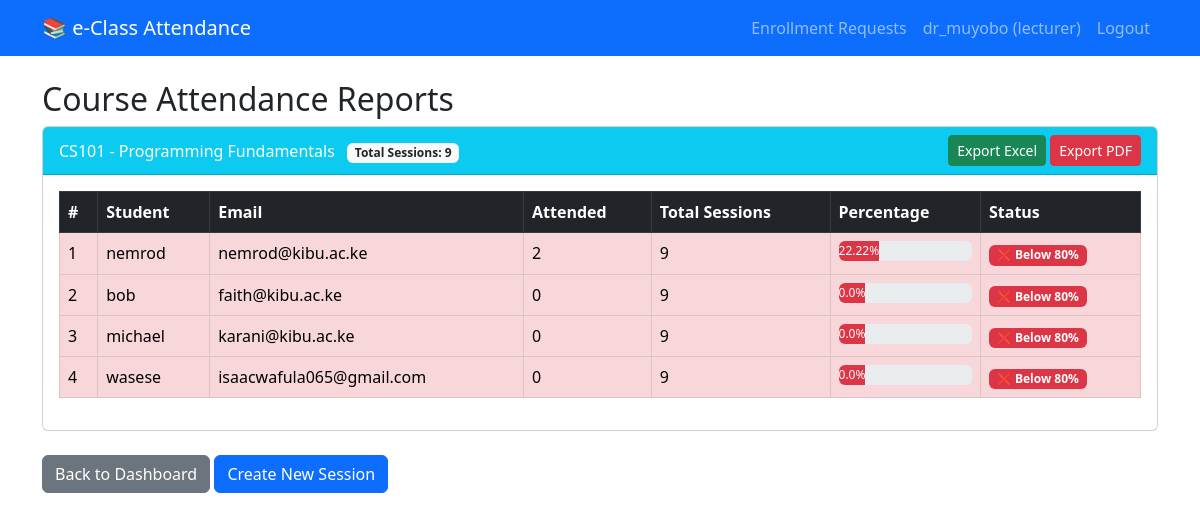
Screenshot of /lecturer/reports/ (signed in) with the database file from the repository.
### attendance/models.py (models this page shows, shortened)
class User(AbstractUser):
    ROLE_CHOICES = (
        ('student', 'Student'),
        ('lecturer', 'Lecturer'),
        ('admin', 'Faculty Admin'),
    )
    role = models.CharField(max_length=20, choices=ROLE_CHOICES, default='student')
    phone = models.CharField(max_length=15, blank=True)
    email = models.EmailField(blank=True, null=True)

class Course(models.Model):
    code = models.CharField(max_length=20, unique=True)
    name = models.CharField(max_length=100)
    lecturer = models.ForeignKey(User, on_delete=models.SET_NULL, null=True, limit_choices_to={'role': 'lecturer'})
    students = models.ManyToManyField(User, related_name='courses', limit_choices_to={'role': 'student'})
    enrollment_open = models.BooleanField(default=True)
    auto_approve = models.BooleanField(default=False)
    description = models.TextField(blank=True)
    capacity = models.PositiveIntegerField(default=0)
    prerequisites = models.ManyToManyField('self', symmetrical=False, blank=True)

### attendance/views.py (the view)
# urls.py: path('lecturer/reports/', views.lecturer_reports, name='lecturer_reports'),
@login_required
def lecturer_reports(request):
    if request.user.role != 'lecturer':
        return redirect('dashboard')
    courses = Course.objects.filter(lecturer=request.user)
    report = []
    for course in courses:
        sessions = AttendanceSession.objects.filter(course=course)
        total = sessions.count()
        students_data = []
        for student in course.students.all():
            attended = AttendanceRecord.objects.filter(session__course=course, student=student).count()
            percent = (attended / total * 100) if total else 0
            students_data.append({
                'student': student,
                'attended': attended,
                'percent': round(percent, 2),
                'compliant': percent >= 80,
            })
        report.append({'course': course, 'total_sessions': total, 'students': students_data})
    return render(request, 'attendance/lecturer_reports.html', {'report': report})

### attendance/templates/attendance/lecturer_reports.html (shortened to what this page needs)
{% extends 'base.html' %}
{% block content %}
<h2> Course Attendance Reports</h2>
{% for c in report %}
<div class="card mb-4">
    <div class="card-header bg-info text-white d-flex justify-content-between align-items-center">
        <div>
             {{ c.course.code }} - {{ c.course.name }}
            <span class="badge bg-light text-dark ms-2">Total Sessions: {{ c.total_sessions }}</span>
        </div>
        <div>
            <a href="{% url 'export_course_excel' c.course.id %}" class="btn btn-sm btn-success">
                 Export Excel
            </a>
            <a href="{% url 'export_course_pdf' c.course.id %}" class="btn btn-sm btn-danger">
                 Export PDF
            </a>
        </div>
    </div>
    <div class="card-body">
        <div class="table-responsive">
            <table class="table table-bordered table-hover">
                <thead class="table-dark">
                    <tr>
                        <th>#</th>
                        <th>Student</th>
                        <th>Email</th>
                        <th>Attended</th>
                        <th>Total Sessions</th>
                        <th>Percentage</th>
                        <th>Status</th>
                    </tr>
                </thead>
                <tbody>
                    {% for s in c.students %}
                    <tr class="{% if not s.compliant %}table-danger{% endif %}">
                        <td>{{ forloop.counter }}</td>
                        <td>{{ s.student.username }}</td>
                        <td>{{ s.student.email }}</td>
                        <td>{{ s.attended }}</td>
                        <td>{{ c.total_sessions }}</td>
                        <td>
                            <div class="progress" style="height: 20px;">
                                <div class="progress-bar {% if s.percent >= 80 %}bg-success{% else %}bg-danger{% endif %}"
                                     role="progressbar"
                                     ##style="width: {{ s.percent }}%">
                                    {{ s.percent }}%
                                </div>
                            </div>
                        </td>
                        <td>
                            {% if s.compliant %}
                                <span class="badge bg-success">✅ Compliant</span>
                            {% else %}
                                <span class="badge bg-danger">❌ Below 80%</span>
                            {% endif %}
                        </td>
                    </tr>
                    {% endfor %}
                </tbody>
            </table>
        </div>
    </div>
</div>
{% empty %}
<div class="alert alert-info">
    <i class="fas fa-info-circle"></i> No courses found. You need to be assigned as a lecturer for at least one course.
</div>
{% endfor %}
<div class="mt-3">
    <a href="{% url 'dashboard' %}" class="btn btn-secondary">
         Back to Dashboard
    </a>
    <a href="{% url 'create_session' %}" class="btn btn-primary">
         Create New Session
    </a>
</div>
{% endblock %}

### templates/base.html (shortened to what this page needs)
<!DOCTYPE html>
<html>
<head>
    <link href="https://cdn.jsdelivr.net/npm/bootstrap@5.3.0/dist/css/bootstrap.min.css" rel="stylesheet">
    {% load static %}
    <link rel="stylesheet" href="{% static 'css/admin.css' %}">
</head>
<body>
<nav class="navbar navbar-expand-lg navbar-dark bg-primary">
    <div class="container">
        <a class="navbar-brand" href="{% url 'dashboard' %}">📚 e-Class Attendance</a>
        <div class="collapse navbar-collapse" id="navbarNav">
            <ul class="navbar-nav ms-auto">
                {% if user.is_authenticated %}
                    {% if user.role == 'student' %}
                    <li class="nav-item">
                        <a class="nav-link" href="{% url 'browse_courses' %}">
                            <i class="fas fa-book"></i> Browse Courses
                        </a>
                    </li>
                    <li class="nav-item">
                        <a class="nav-link" href="{% url 'my_courses' %}">
                            <i class="fas fa-graduation-cap"></i> My Courses
                        </a>
                    </li>
                    {% elif user.role == 'lecturer' %}
                    <li class="nav-item">
                        <a class="nav-link" href="{% url 'manage_enrollments' %}">
                             Enrollment Requests
                        </a>
                    </li>
                    {% elif user.role == 'admin' %}
                    <li class="nav-item">
                        <a class="nav-link" href="{% url 'all_enrollments' %}">
                            <i class="fas fa-chart-line"></i> All Enrollments
                        </a>
                    </li>
                    {% endif %}
                    <li class="nav-item">
                        {% with role_label=user.role %}
                            <span class="nav-link">{{ user.username }} ({{ role_label }})</span>
                        {% endwith %}
                    </li>
                    <li class="nav-item">
                        <a class="nav-link" href="{% url 'logout' %}">
                             Logout
                        </a>
                    </li>
                {% endif %}
            </ul>
        </div>
    </div>
</nav>
<div class="container mt-4">
    {% block content %}{% endblock %}
</div>
</body>
</html>

### rows the page displays
User: username "dr_muyobo", role "lecturer"
Course: course.code "CS101", course.name "Programming Fundamentals", total_sessions "9"
User: student.username "nemrod", student.email "nemrod@kibu.ac.ke", attended "2", total_sessions "9", percent "22.22"
User: student.username "bob", student.email "faith@kibu.ac.ke", attended "0", total_sessions "9", percent "0.0"
User: student.username "michael", student.email "karani@kibu.ac.ke", attended "0", total_sessions "9", percent "0.0"
User: student.username "wasese", student.email "isaacwafula065@gmail.com", attended "0", total_sessions "9", percent "0.0"
